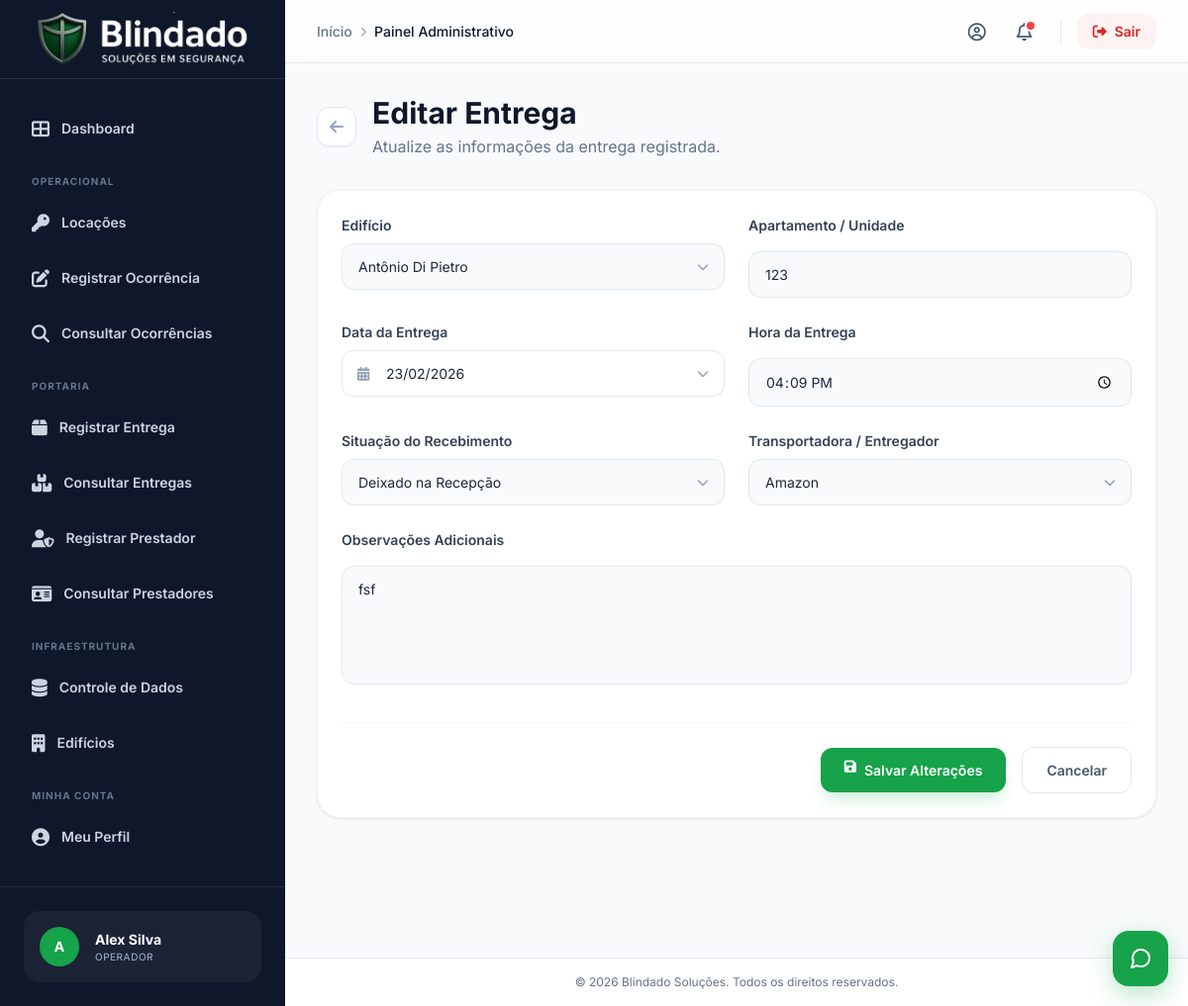
/admin/editar_entrega.php?id=4 (signed in), run on the app's committed database.
### tables this page shows
CREATE TABLE `entregas` (
  `id` int(11) NOT NULL,
  `edificio_id` int(11) NOT NULL,
  `numero_apartamento` varchar(10) NOT NULL,
  `data_entrega` date DEFAULT NULL,
  `hora_entrega` time NOT NULL,
  `situacao_recebimento` enum('zelador','sindico','porteiro','morador','recepcao','retornou') NOT NULL,
  `transportadora` enum('Transportadora','Shein','Shopee','Amazon','Aliexpress','Temu','Correios','Mercado Livre','Internet','Compra Online','Outros') NOT NULL,
  `usuario_id` int(11) NOT NULL,
  `atualizado_por` int(11) DEFAULT NULL,
  `data_atualizacao` datetime DEFAULT NULL,
  `observacao` text DEFAULT NULL,
  `data_criacao` timestamp NOT NULL DEFAULT current_timestamp()
);

CREATE TABLE `edificios` (
  `id` int(11) NOT NULL,
  `nome` varchar(255) NOT NULL,
  `base_id` int(11) NOT NULL,
  `endereco` varchar(255) DEFAULT NULL,
  `sindico_nome` varchar(255) DEFAULT NULL,
  `sindico_contato` varchar(255) DEFAULT NULL,
  `administradora_id` int(11) DEFAULT NULL,
  `observacao_ficha_locacao` text DEFAULT NULL,
  `sindico_id` int(11) DEFAULT NULL
);

CREATE TABLE `transportadoras` (
  `id` int(11) NOT NULL,
  `nome` varchar(100) NOT NULL
);

### admin/editar_entrega.php (the view, shortened to what this page needs)
<?php
require_once 'conexao.php';
require_once 'components/modern_calendar.php';
$id = filter_input(INPUT_GET, 'id', FILTER_VALIDATE_INT);
$stmt = $conn->prepare("SELECT * FROM entregas WHERE id = ?");
$stmt->bind_param("i", $id);
$stmt->execute();
$entrega = $stmt->get_result()->fetch_assoc();
$edificios = $conn->query("SELECT e.id, e.nome, b.nome as base_nome FROM edificios e JOIN bases b ON e.base_id = b.id ORDER BY e.nome")->fetch_all(MYSQLI_ASSOC);
$transportadoras = $conn->query("SELECT nome FROM transportadoras ORDER BY nome")->fetch_all(MYSQLI_ASSOC);
$situacoes = $conn->query("SELECT nome FROM situacoes_entrega ORDER BY nome")->fetch_all(MYSQLI_ASSOC);
?>
<!DOCTYPE html>
<html lang="pt-br" class="h-full bg-slate-50">
<head>
    <script src="https://cdn.tailwindcss.com"></script>
    <link rel="stylesheet" href="https://cdnjs.cloudflare.com/ajax/libs/font-awesome/6.4.0/css/all.min.css">
    <link rel="stylesheet" href="style_modern.css">
</head>
<body class="h-full text-slate-800 antialiased">
    <div class="flex min-h-screen">
        <?php include 'components/sidebar.php'; ?>
        <div class="flex flex-1 flex-col overflow-hidden">
            <?php include 'components/header.php'; ?>
            <main class="flex-1 overflow-y-auto p-4 sm:p-8 custom-scrollbar">
                <div class="mb-8 animate-fade-in">
                    <div class="flex items-center gap-4">
                        <a href="consultar_entrega.php" class="h-10 w-10 flex items-center justify-center rounded-xl bg-white border border-slate-200 text-slate-400 hover:text-primary-600 hover:border-primary-200 transition-all shadow-sm">
                            <i class="fas fa-arrow-left"></i>
                        </a>
                        <div>
                            <h1 class="text-2xl font-bold text-slate-900 sm:text-3xl">Editar Entrega</h1>
                            <p class="mt-1 text-slate-500">Atualize as informações da entrega registrada.</p>
                        </div>
                    </div>
                </div>
                <div class="mx-auto max-w-4xl animate-slide-up">
                    <div class="admin-card">
                        <form method="POST" class="space-y-8">
                            <div class="grid grid-cols-1 gap-6 sm:grid-cols-2">
                                <div class="space-y-2">
                                    <label class="form-label">Edifício</label>
                                    <div class="relative">
                                        <select name="edificio_id" class="form-input appearance-none pl-4 pr-10" required>
                                            <?php foreach ($edificios as $ed): ?>
                                                <option value="<?= $ed['id'] ?>" <?= $entrega['edificio_id'] == $ed['id'] ? 'selected' : '' ?>><?= htmlspecialchars($ed['nome']) ?></option>
                                            <?php endforeach; ?>
                                        </select>
                                        <div class="absolute inset-y-0 right-0 pr-4 flex items-center pointer-events-none">
                                        </div>
                                    </div>
                                </div>
                                <div class="space-y-2">
                                    <label class="form-label">Apartamento / Unidade</label>
                                    <input type="text" name="numero_apartamento" class="form-input" value="<?= htmlspecialchars($entrega['numero_apartamento']) ?>" required>
                                </div>
                                <div class="space-y-2">
                                    <?php renderModernCalendar('data_entrega', $entrega['data_entrega'], 'Data da Entrega'); ?>
                                </div>
                                <div class="space-y-2">
                                    <label class="form-label">Hora da Entrega</label>
                                    <input type="time" name="hora_entrega" class="form-input" value="<?= $entrega['hora_entrega'] ?>" required>
                                </div>
                                <div class="space-y-2">
                                    <label class="form-label">Situação do Recebimento</label>
                                    <div class="relative">
                                        <select name="situacao_recebimento" class="form-input appearance-none pl-4 pr-10" required>
                                            <?php foreach ($situacoes as $s): ?>
                                                <option value="<?= htmlspecialchars($s['nome']) ?>" <?= $entrega['situacao_recebimento'] == $s['nome'] ? 'selected' : '' ?>><?= htmlspecialchars($s['nome']) ?></option>
                                            <?php endforeach; ?>
                                        </select>
                                        <div class="absolute inset-y-0 right-0 pr-4 flex items-center pointer-events-none">
                                        </div>
                                    </div>
                                </div>
                                <div class="space-y-2">
                                    <label class="form-label">Transportadora / Entregador</label>
                                    <div class="relative">
                                        <select name="transportadora" class="form-input appearance-none pl-4 pr-10" required>
                                            <?php foreach ($transportadoras as $t): ?>
                                                <option value="<?= htmlspecialchars($t['nome']) ?>" <?= $entrega['transportadora'] == $t['nome'] ? 'selected' : '' ?>><?= htmlspecialchars($t['nome']) ?></option>
                                            <?php endforeach; ?>
                                        </select>
                                        <div class="absolute inset-y-0 right-0 pr-4 flex items-center pointer-events-none">
                                        </div>
                                    </div>
                                </div>
                                <div class="space-y-2 sm:col-span-2">
                                    <label class="form-label">Observações Adicionais</label>
                                    <textarea name="observacao" class="form-input min-h-[120px] resize-none"><?= htmlspecialchars($entrega['observacao'] ?? '') ?></textarea>
                                </div>
                            </div>
                            <div class="flex flex-col gap-4 pt-6 border-t border-slate-100 sm:flex-row sm:items-center sm:justify-end">
                                <button type="submit" class="btn-primary">
                                    <i class="fas fa-save"></i>
                                    <span>Salvar Alterações</span>
                                </button>
                                <a href="consultar_entrega.php" class="btn-secondary text-center"><span>Cancelar</span></a>
                            </div>
                        </form>
                    </div>
                </div>
            </main>
            <footer class="border-t border-slate-200 bg-white p-4 text-center text-xs text-slate-500">
                <p>&copy; <?= date('Y') ?> Blindado Soluções. Todos os direitos reservados.</p>
            </footer>
        </div>
    </div>
    <?php include 'components/footer.php'; ?>
</body>
</html>

### admin/components/modern_calendar.php (shortened to what this page needs)
<?php
function renderModernCalendar($name, $value = '', $label = 'Selecione a Data') {
    $id = 'calendar_' . $name;
    $display_value = $value ? date('d/m/Y', strtotime($value)) : '';
    ?>
    <div class="modern-calendar-container" id="container_<?= $id ?>">
        <?php if ($label): ?>
            <label class="form-label"><?= $label ?></label>
        <?php endif; ?>
        <div class="relative cursor-pointer" onclick="toggleModernCalendar('<?= $id ?>')">
            <div class="absolute inset-y-0 left-0 pl-4 flex items-center pointer-events-none">
            </div>
            <input type="text"
                   id="display_<?= $id ?>"
                   class="form-input pl-11 cursor-pointer bg-white"
                   placeholder="DD/MM/AAAA"
                   value="<?= $display_value ?>"
                   readonly>
            <div class="absolute inset-y-0 right-0 pr-4 flex items-center pointer-events-none">
            </div>
        </div>
    </div>
    <?php
}
?>

### admin/style_modern.css (style rules this page uses)
:root { --primary-50: #f0fdf4; --primary-100: #dcfce7; --primary-200: #bbf7d0; --primary-300: #86efac; --primary-400: #4ade80; --primary-500: #22c55e; --primary-600: #16a34a; --primary-700: #15803d; --primary-800: #166534; --primary-900: #14532d; }
body { font-family: 'Inter', sans-serif; -webkit-font-smoothing: antialiased; -moz-osx-font-smoothing: grayscale; }
.animate-fade-in { animation: fadeIn 0.5s ease-out forwards; }
.animate-slide-up { animation: slideUp 0.5s ease-out forwards; }
.admin-card { border-radius: 1.5rem; background-color: white; padding: 1.5rem; box-shadow: 0 1px 3px 0 rgb(0 0 0 / 0.1); border: 1px solid #f1f5f9; transition: all 0.2s; }
.btn-primary { display: inline-flex; items-center: true; justify-content: center; gap: 0.5rem; border-radius: 0.75rem; background-color: #16a34a; padding: 0.75rem 1.5rem; font-size: 0.875rem; font-weight: 600; color: white; box-shadow: 0 10px 15px -3px rgba(22, 163, 74, 0.2); transition: all 0.2s; }
.btn-secondary { display: inline-flex; items-center: true; justify-content: center; gap: 0.5rem; border-radius: 0.75rem; background-color: white; border: 1px solid #e2e8f0; padding: 0.75rem 1.5rem; font-size: 0.875rem; font-weight: 600; color: #475569; transition: all 0.2s; }
.form-input { width: 100%; border-radius: 0.75rem; border: 1px solid #e2e8f0; background-color: #f8fafc; padding: 0.75rem 1rem; font-size: 0.875rem; transition: all 0.2s; }
.form-label { margin-bottom: 0.5rem; display: block; font-size: 0.875rem; font-weight: 600; color: #334155; }

### data on the page
entregas: edificio_id "Antônio Di Pietro", numero_apartamento "123", data_entrega "23/02/2026", hora_entrega "16:09:00", transportadora "Amazon", observacao "fsf"

### other printed values
$avatar_letter "A"
$usuario_nome "Alex Silva"
$categoria_label "OPERADOR"
$crumb['label'] "Início"
$crumb['label'] "Painel Administrativo"
$label "Data da Entrega"
form field situacao_recebimento "Deixado na Recepção"
